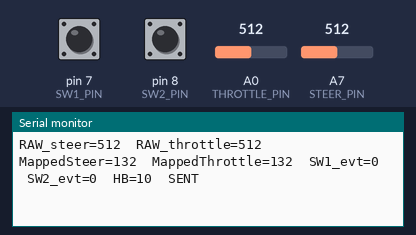
Recording of a sketch running on a simulated Arduino Nano, built with avr-gcc and run on an emulated ATmega328P. Shown: the last lines printed to the serial monitor. The inputs (shaded band) are chosen by the test bench; at power-on: A0 (THROTTLE_PIN) = 512, A7 (STEER_PIN) = 512, pin 7 (SW1_PIN) HIGH, pin 8 (SW2_PIN) HIGH. No radio packets arrive unless stated.

Above: at 1.7 s.
1.8 s: A0 (THROTTLE_PIN) set to 306
At 1.83 s:
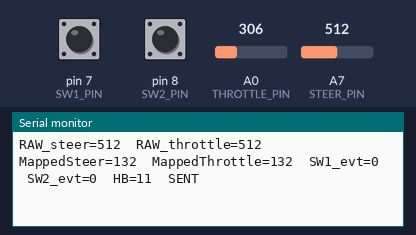
4.8 s: A7 (STEER_PIN) set to 306
At 4.86 s:
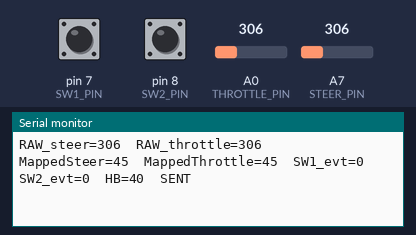
7.8 s: A0 (THROTTLE_PIN) set to 122
At 7.86 s:
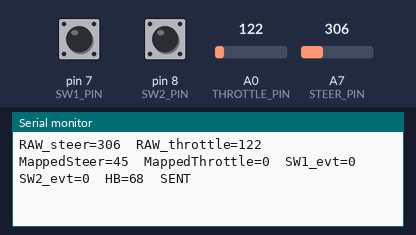
10.8 s: A7 (STEER_PIN) set to 122
At 10.83 s:
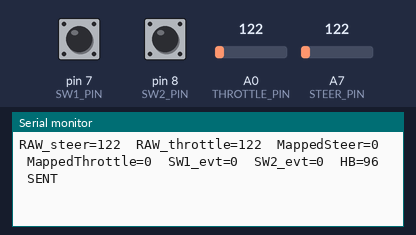
13.8 s: A0 (THROTTLE_PIN) set to 0
At 13.8 s:
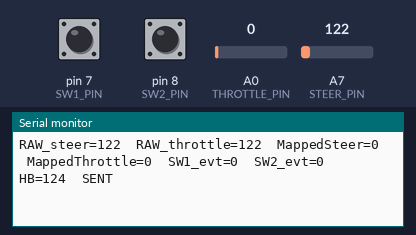
16.8 s: A7 (STEER_PIN) set to 0
At 16.82 s:
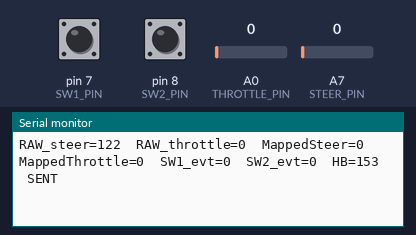
Timing chart, 0 to 19.8 s (numbered marks = the images above; inputs shaded):
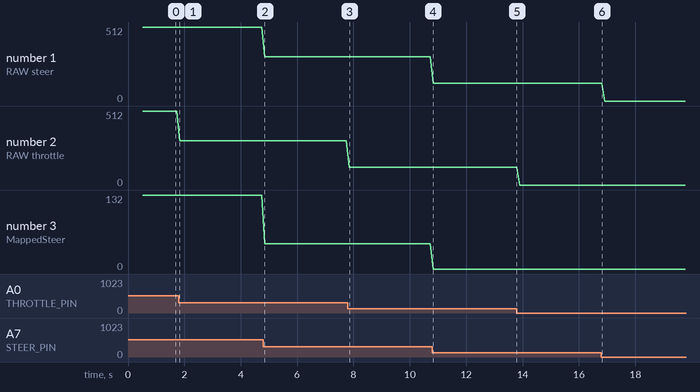

Measured:
- after the input at 4.8 s, the serial monitor: prints a new line after 0.06 s (image 2)
- after the input at 7.8 s, the serial monitor: prints a new line after 0.06 s (image 3)
- after the input at 10.8 s, the serial monitor: prints a new line at once (image 4)
- plotted number 2: 512 → 306 after the input at 1.8 s, 306 → 122 after the input at 7.8 s

The sketch:

transmitter_nrf24.ino
```cpp
#include <SPI.h>
#include <RF24.h>

#define PIN_CE   9
#define PIN_CSN 10

#define STEER_PIN A7
#define THROTTLE_PIN A0
#define SW1_PIN 7
#define SW2_PIN 8

RF24 radio(PIN_CE, PIN_CSN);
const byte address[6] = "00001";

struct Packet {
  uint8_t steer;
  uint8_t throttle;
  uint8_t sw1;
  uint8_t sw2;
  uint16_t heartbeat;
};

uint16_t hb = 0;

// Debounce state
unsigned long lastDebounceSW1 = 0;
unsigned long lastDebounceSW2 = 0;
const unsigned long debounceDelay = 50;

bool lastReadingSW1 = HIGH;
bool stableSW1 = HIGH;

bool lastReadingSW2 = HIGH;
bool stableSW2 = HIGH;

void setup() {
  Serial.begin(9600);
  delay(500);

  pinMode(SW1_PIN, INPUT_PULLUP);
  pinMode(SW2_PIN, INPUT_PULLUP);

  radio.begin();
  radio.setDataRate(RF24_250KBPS);
  radio.openWritingPipe(address);
  radio.stopListening();

  Serial.println("NRF24 Transmitter Ready");
}

void loop() {
  Packet pkt;

  // ----- RAW ANALOG READS -----
  int rawSteer = analogRead(STEER_PIN);
  int rawThrottle = analogRead(THROTTLE_PIN);

  // ----- DEBUG RAW VALUES -----
  Serial.print("RAW_steer=");
  Serial.print(rawSteer);
  Serial.print("  RAW_throttle=");
  Serial.print(rawThrottle);

  // ----- NORMALIZED 0–255 RANGE -----
  // Constrain to typical joystick range (we will adjust once we see raw values)
  int steerC = constrain(rawSteer, 200, 800);
  int throttleC = constrain(rawThrottle, 200, 800);

  pkt.steer = map(steerC, 200, 800, 0, 255);
  pkt.throttle = map(throttleC, 200, 800, 0, 255);

  // ----- DEBUG MAPPED VALUES -----
  Serial.print("  MappedSteer=");
  Serial.print(pkt.steer);
  Serial.print("  MappedThrottle=");
  Serial.print(pkt.throttle);

  // ----- SWITCHES -----
  bool readingSW1 = digitalRead(SW1_PIN);
  bool readingSW2 = digitalRead(SW2_PIN);

  pkt.sw1 = 0;
  pkt.sw2 = 0;

  // Debounce SW1
  if (readingSW1 != lastReadingSW1) {
    lastDebounceSW1 = millis();
  }
  if ((millis() - lastDebounceSW1) > debounceDelay) {
    if (readingSW1 != stableSW1) {
      stableSW1 = readingSW1;
      if (stableSW1 == LOW) pkt.sw1 = 1;
    }
  }
  lastReadingSW1 = readingSW1;

  // Debounce SW2
  if (readingSW2 != lastReadingSW2) {
    lastDebounceSW2 = millis();
  }
  if ((millis() - lastDebounceSW2) > debounceDelay) {
    if (readingSW2 != stableSW2) {
      stableSW2 = readingSW2;
      if (stableSW2 == LOW) pkt.sw2 = 1;
    }
  }
  lastReadingSW2 = readingSW2;

  // Heartbeat
  pkt.heartbeat = hb++;

  // Send
  bool ok = radio.write(&pkt, sizeof(pkt));

  // ----- FINAL DEBUG LINE -----
  Serial.print("  SW1_evt=");
  Serial.print(pkt.sw1);
  Serial.print("  SW2_evt=");
  Serial.print(pkt.sw2);
  Serial.print("  HB=");
  Serial.print(pkt.heartbeat);
  Serial.println(ok ? "  SENT" : "  FAIL");

  delay(50);
}
```
